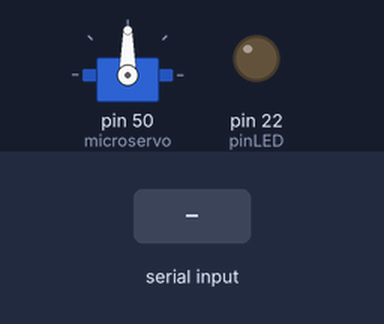
Bench run of a sketch on a simulated Arduino Mega 2560, built with avr-gcc and run on an emulated ATmega2560. Shown: servo, output pins drawn as LEDs (lit = HIGH). Inputs (shaded band) come from the test bench.

Above: at 1.5 s.
1.6 s: "j" received over Serial
At 4.0 s:
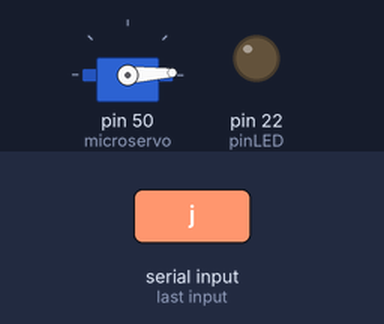
4.4 s: "b" received over Serial
At 5.2 s:
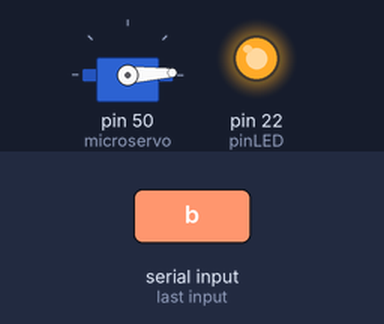
5.9 s: "i" received over Serial
8.3 s: "a" received over Serial
At 9.5 s:
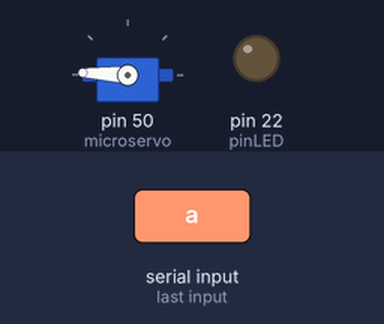
Timing chart, 0 to 10.8 s (numbered marks = the images above; inputs shaded):
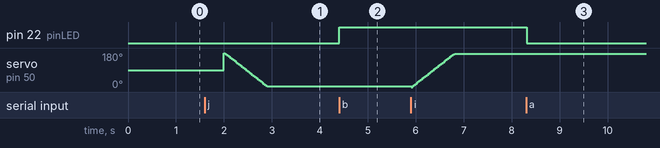

Measured:
- after the input at 4.4 s, pin 22 (pinLED): LOW → HIGH at once
- after the input at 8.3 s, pin 22 (pinLED): HIGH → LOW at once

The sketch:

EVE.ino
```cpp
#include <Servo.h>

Servo microservo;
int pos = 0; //SERVO---------//posicion INICIAL del servo


const int pinLED = 22;


const int ledAlterna = 20; //FOCO ALTERNA


void setup()
{
   Serial.begin(9600);
   pinMode(pinLED, OUTPUT);


  //inicializar servo
  microservo.attach(50);  // Se configura como Servo el Puerto 11----------------------------------------------------------------


}

void loop() {
delay(500);
   if (Serial.available() > 0)
   {
      int option = Serial.read();
      if (option == 'a')
      {
         digitalWrite(pinLED, LOW);
      }
      if (option == 'b')
      {
         digitalWrite(pinLED, HIGH);
      }


         if (option == '0')
      {
         digitalWrite(ledAlterna, HIGH);

      }

          if (option == '1')
      {
         digitalWrite(ledAlterna, LOW);

      }


      //SERVOMOTORES
     if(option=='j'){for(pos = 180; pos>=1; pos-=3)     //Giro de 180 a 0 grados
                      {microservo.write(pos);delay(15);} }
     if(option=='i'){for(pos = 0; pos < 180; pos += 3)  // Giro de 0 a 180 grados
                      {microservo.write(pos);delay(15);}}  // Espera 15 ms para que el servo llege a la posicion


   }
}
```
